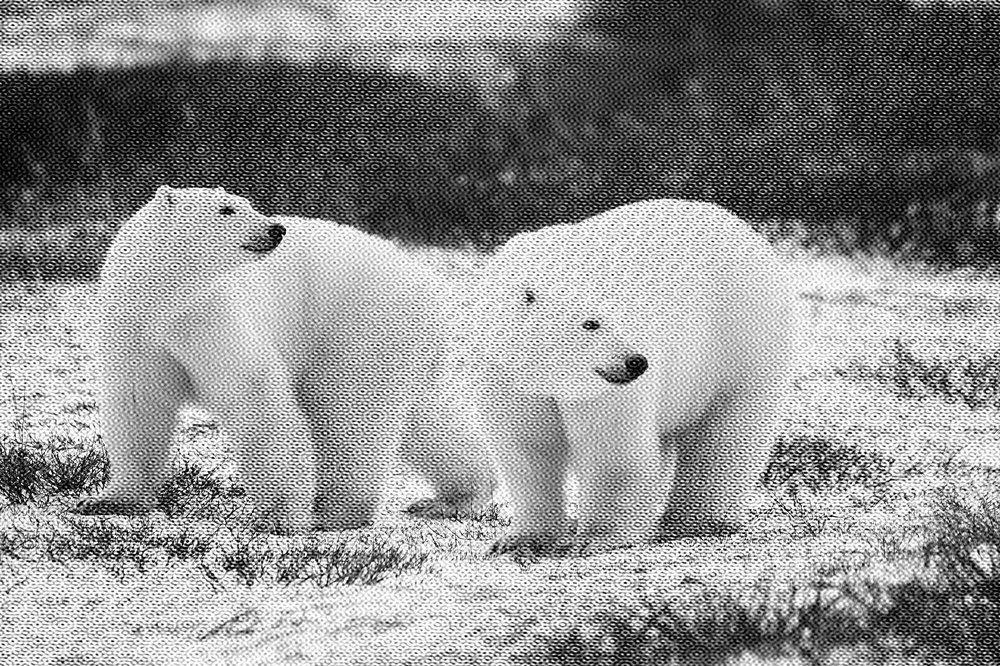
%> input picture NoiseReduction/Image3/ourspolaires.jpg, 1000 x 666 px, shrunk from 2200 x 1466 before the run
$ octave --eval "result = afficherMagnitudeFourier('Image3/ourspolaires.jpg');"   (GNU Octave 9; MATLAB toolbox functions it lacks are replaced by stand-ins)
%> lines starting %> are read from the running program, lines starting %| are printed output that depends on the picture
function [S1] = afficherMagnitudeFourier( nomImage )
%> called with nomImage = 'Image3/ourspolaires.jpg'
% ce script affiche la magnitude de la transform�e de Fourier de l'image
% sp�cifi�e
%
% exemple:
% afficherMagnitudeFourier('ourspolaires.jpg');

A = imread(nomImage);
%> A is the input picture: size 666x1000 uint8; min 0, max 255, mean 142.7

% Calcul de la transform�e de fourier de l'image
F = fft2( double(A) );
% Centrage du spectre
Fc = fftshift(F);

% Calcul de la magnitude pour l'affichage du spectre
S = log(1+abs(Fc));
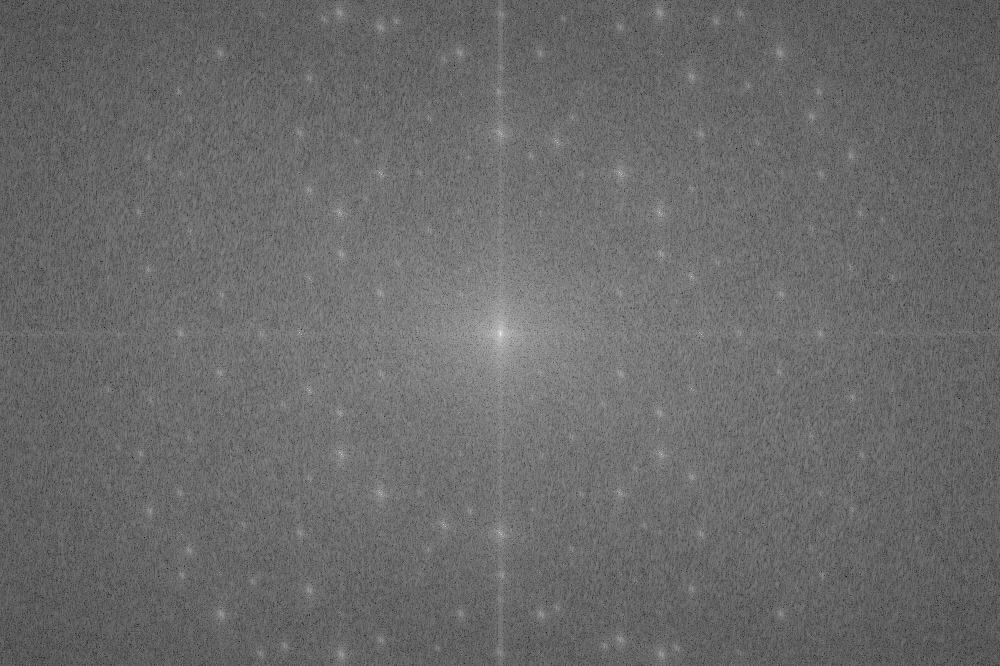
%> S: size 666x1000 double; min 2.46, max 18.37, mean 9.1; drawn with min black and max white

% Affichage de la magnitude du spectre
S1 = uint8(S*255/max(S(:)));
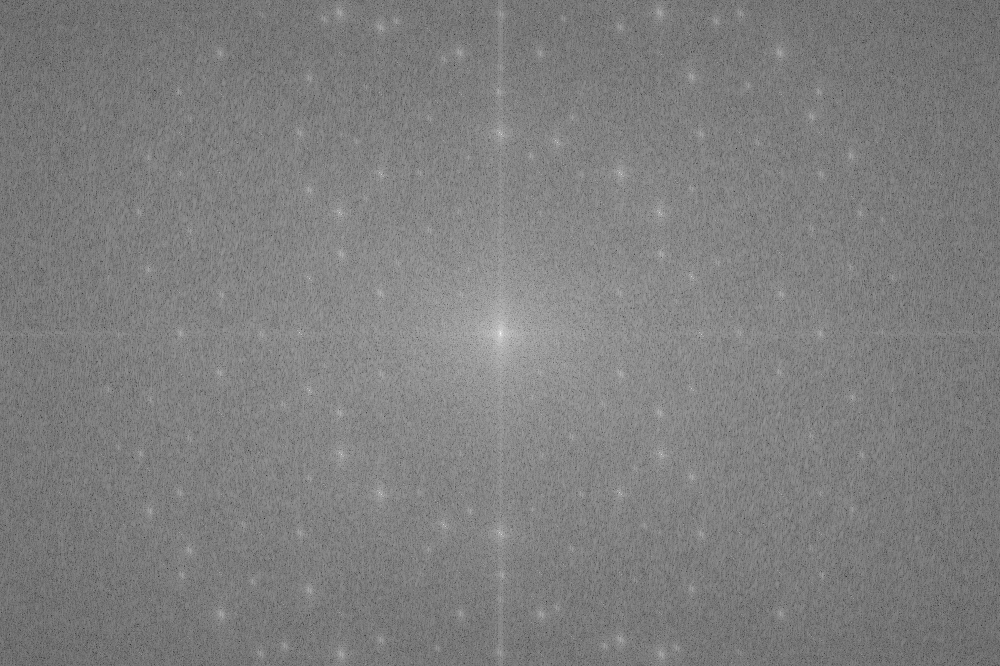
%> S1: size 666x1000 uint8; min 34, max 255, mean 126.3
imshow(S1,[]);
title(['Magnitude de la transform�e de Fourier de ', nomImage]);
end
